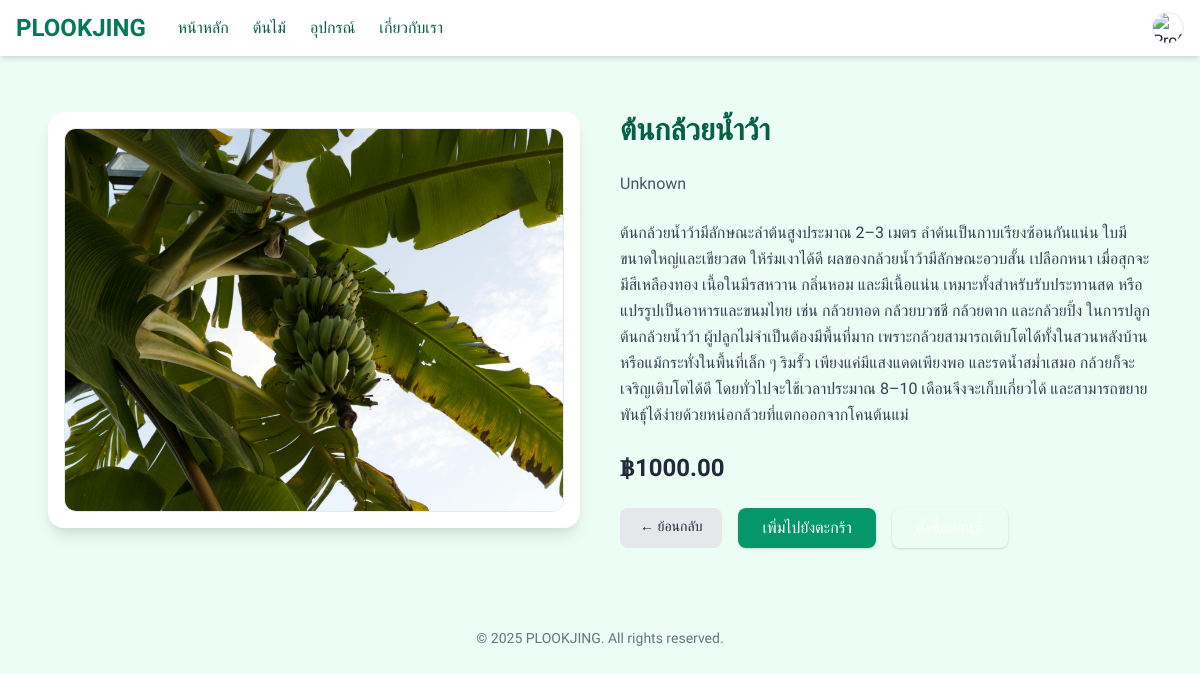
Before: /tree/1/ with the older database file.
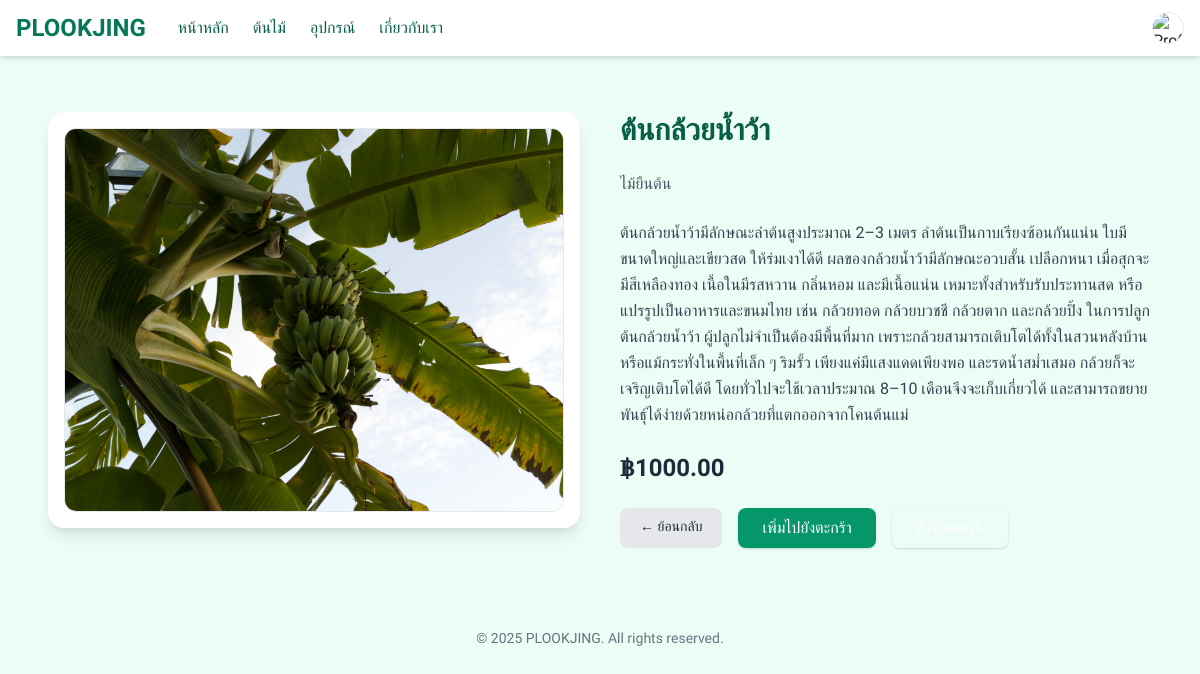
After: the same page with the newer database file.
### myapp/models.py (models this page shows, shortened)
class Tree(models.Model):
    name = models.CharField(max_length=100)
    species = models.CharField(max_length=100, default="Unknown")
    description = models.TextField(blank=True)
    image = models.ImageField(upload_to='tree/', null=True, blank=True)
    price = models.DecimalField(max_digits=10, decimal_places=2)

### myapp/views.py (the view)
# urls.py: path('tree/<int:tree_id>/', views.tree_detail, name='tree_detail'),
def tree_detail(request, tree_id):
    tree = get_object_or_404(Tree, pk=tree_id)
    return render(request, 'myapp/tree_detail.html', {'tree': tree})

### myapp/templates/myapp/tree_detail.html (shortened to what this page needs)
{% extends 'base.html' %}
{% block content %}
<div class="max-w-6xl mx-auto p-6">
  <div class="grid grid-cols-1 md:grid-cols-2 gap-10 items-start">
    <div class="bg-white rounded-2xl shadow-lg p-4">
      {% if tree.image %}
        <img src="{{ tree.image.url }}" alt="{{ tree.name }}"
             class="w-full h-96 object-cover rounded-xl border border-gray-200">
      {% else %}
        <div class="w-full h-96 bg-gray-100 rounded-xl flex items-center justify-center text-gray-400">
          ไม่มีรูปภาพ
        </div>
      {% endif %}
    </div>
    <div class="space-y-6">
      <h1 class="text-3xl font-bold text-green-800">{{ tree.name }}</h1>
      <p class="text-gray-600">{{ tree.species }}</p>
      <p class="text-gray-700 leading-relaxed">{{ tree.description|default:"ไม่มีคำอธิบายเพิ่มเติม" }}</p>
      <p class="text-2xl font-bold text-orange-600">฿{{ tree.price|floatformat:2 }}</p>
      <div class="flex space-x-4">
        <a href="{% url 'myapp:select_tree' %}"
           class="px-5 py-2 rounded-lg bg-gray-200 hover:bg-gray-300 text-sm text-gray-800">
          ← ย้อนกลับ
        </a>
        <a href="#" class="px-6 py-2 rounded-lg bg-green-600 hover:bg-green-700 text-white shadow">
          เพิ่มไปยังตะกร้า
        </a>
        <a href="#" class="px-6 py-2 rounded-lg bg-orange-600 hover:bg-orange-700 text-white shadow">
        </a>
      </div>
    </div>
  </div>
</div>
{% endblock %}

Changed rows visible on the page:
changed Tree "ต้นกล้วยน้ำว้า": species "Unknown" → "ไม้ยืนต้น"
